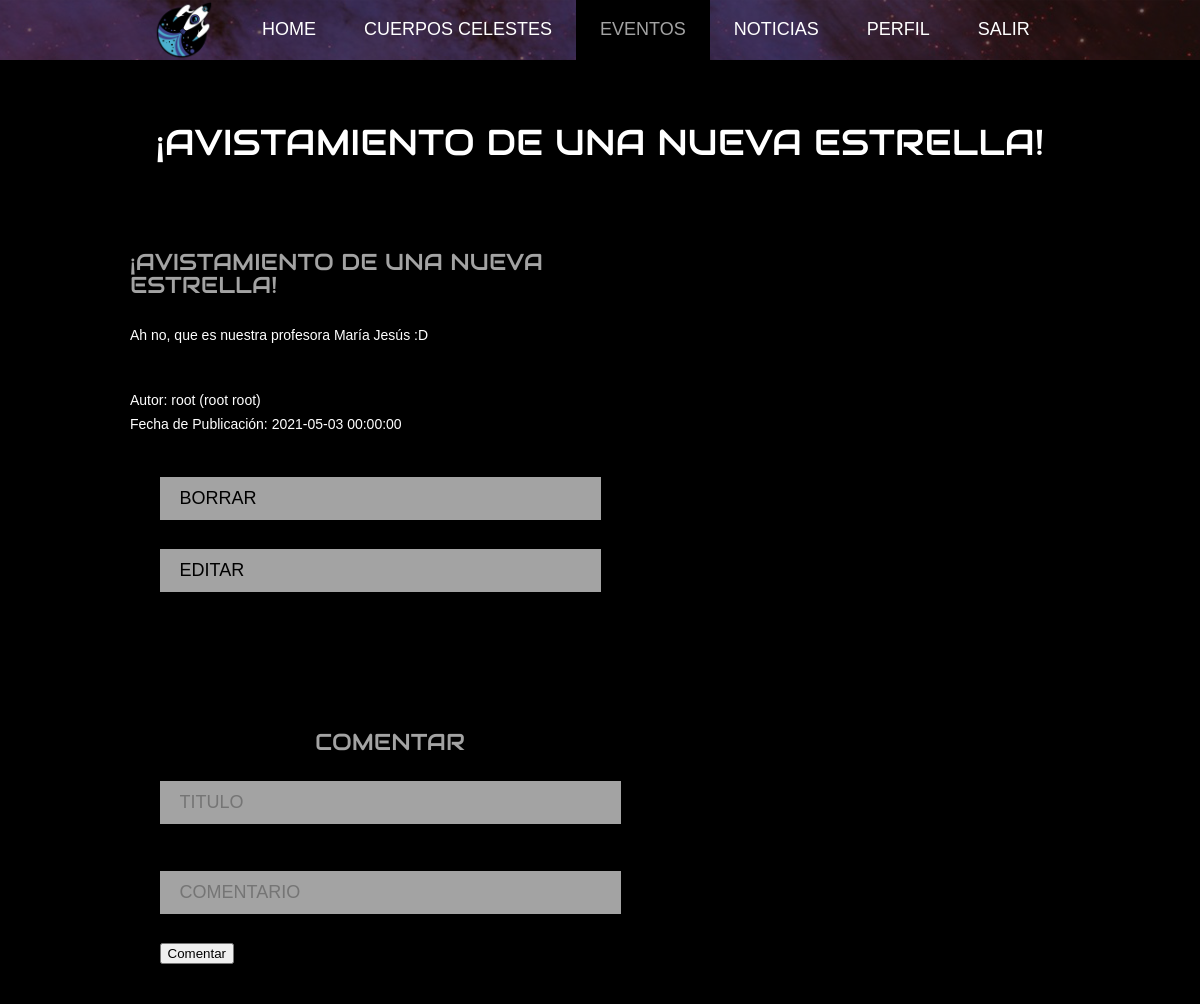
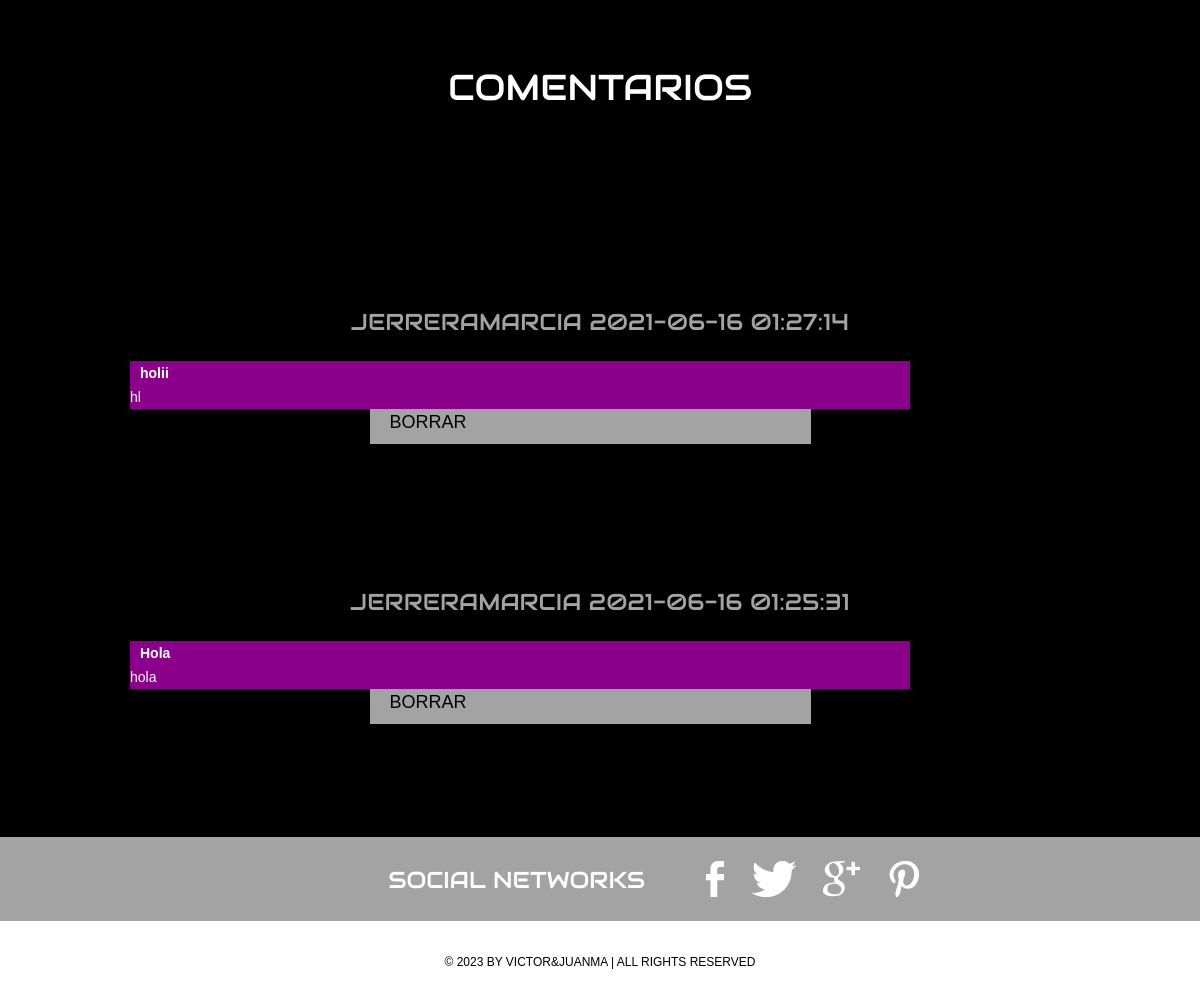
Page /evento.php?idevent=1 (signed in) on the committed database (2 pictures, top to bottom).
### tables this page shows
CREATE TABLE `event` (
  `idevent` int(4) NOT NULL,
  `idpublisher` int(4) NOT NULL,
  `title` varchar(255) NOT NULL,
  `content` varchar(255) NOT NULL,
  `publishmentdate` datetime NOT NULL
);

CREATE TABLE `user` (
  `iduser` int(4) NOT NULL,
  `username` varchar(255) NOT NULL,
  `name` varchar(255) NOT NULL,
  `lastname` varchar(255) NOT NULL,
  `birthdate` date NOT NULL,
  `email` varchar(255) NOT NULL,
  `password` varchar(255) NOT NULL,
  `registerdate` datetime NOT NULL,
  `erasuredate` datetime DEFAULT NULL,
  `admin` tinyint(1) NOT NULL
);

CREATE TABLE `comment` (
  `id` int(4) NOT NULL,
  `title` varchar(255) NOT NULL,
  `text` varchar(255) NOT NULL,
  `commentdate` datetime NOT NULL,
  `creatoruser` int(4) NOT NULL,
  `editoruser` int(4) DEFAULT NULL,
  `idnew` int(4) DEFAULT NULL,
  `idevent` int(4) DEFAULT NULL
);

### evento.php (the view, shortened to what this page needs)
<?php
$db = new database();
$db = $db->connect();
$admin = $_SESSION['admin'];
$idevent = $_GET['idevent'];
$result = mysqli_query($db,"SELECT * FROM event WHERE idevent = '$idevent'");
$var = mysqli_fetch_array($result);
?>
<!doctype html>
<html>
<head>
    <link rel="stylesheet" href="css/style.css" type="text/css">
    <link rel="stylesheet" type="text/css" href="css/mobile.css">
</head>
<body>
<div id="page">
    <div id="header">
        <div>
            <ul id="navigation">
                <li class="menu">
                    <a href="home.php" class="logo2"><img src="images/logo.png" style="max-width: 60px;"></a>
                </li>
                <li class="menu">
                    <a href="home.php">Home</a>
                </li>
                <li class="menu">
                    <a href="cuerposcelestes.php">Cuerpos Celestes</a>
                </li>
                <li class="selected">
                    <a href="eventos.php">Eventos</a>
                </li>
                <li class="menu">
                    <a href="noticias.php">Noticias</a>
                </li>
                <li class="menu">
                    <a href="perfil.php">Perfil</a>
                </li>
            </ul>
            <ul>
                <li class="menu"><a href="logout.php">Salir</a></li>
            </ul>
        </div>
    </div>
    <div id="body">
        <div class="header">
            <div>
                <h1><?php echo $var[2]; ?></h1>
                <ul>
                    <li>
                        <div>
                            <h1><?php echo $var[2]; ?></h1>
                            <p><?php echo $var[3]; ?></p>
                            <p>
                                <?php
                                $resultado = mysqli_query($db,"SELECT * FROM user WHERE iduser = '$var[1]'");
                                $var1 = mysqli_fetch_array($resultado);
                                echo "Autor: ".$var1[1]." (".$var1[2]." ".$var1[3].")<br/>";
                                echo "Fecha de Publicación: ".$var[4];
                                if ($admin == 1){
                                ?>
                                <form method="post" action="borrarevento.php">
                                    <input type="submit" name="borrar" value="Borrar">
                                </form>
                                <form method="post" action="editarevento.php">
                                    <input type="submit" value="Editar">
                                </form>
                            <?php
                                }
                                ?>
                            </p>
                        </div>
                    </li>
                </ul>
                <ul>
                    <li>
                        <h2 style="position: inherit;width: 100%;right: auto;">Comentar</h2>
                        <div id="commentario">
                            <div id="texto">
                                <form method="post" action="comentar.php">
                                    <input type="textarea" id="titulo" name="titulo" maxlength="255" required placeholder="Titulo" style="resize: none"/>>
                                    <input type="textarea" id="comentario" name="comentario" placeholder="Comentario" maxlength="255" required style="resize: none"/>
                                    <button type="submmit" name="comentar">Comentar</button>
                                </form>
                            </div>
                        </div>
                    </li>
                </ul>
                <ul>
                    <div id="mostrarComentarios">
                        <h1>Comentarios</h1>
                        <?php
                        $query = "SELECT * FROM comment WHERE idevent = ".$idevent." ORDER BY id DESC";
                        $salida = $db->query($query);
                        while($arr = mysqli_fetch_array($salida)){
                            $creador = $arr["creatoruser"];
                            $query_2 = "SELECT username FROM user WHERE iduser = ".$creador;
                            $salida_2 = $db->query($query_2);
                            $nombre = mysqli_fetch_array($salida_2);
                            echo "<div >";
                            echo "<h2>".$nombre["username"]." ".$arr["commentdate"]."</h2>";
                            echo "<p style='background-color: darkmagenta;position: absolute;text-align: inherit;'>";
                            echo "<span style='position: relative;align-content: center;left: 10px;left: center;font-weight: bold;'>".$arr["title"]."</span><br>".$arr["text"]."</p>";
                            echo "</div>";
                            if ($admin == 1){
                                ?>
                                <form method="post" action="borrarcomentario.php">
                                    <input type="submit" name="borrarevento" value="Borrar">
                                </form>
                                <?php
                            }
                        }
                        ?>
                    </div>
            </div>
            </div>
        </div>
    </div>
    <div id="footer">
        <div class="connect">
            <div>
                <h1>SOCIAL NETWORKS</h1>
                <div>
                    <a href="https://es-es.facebook.com/" class="facebook">facebook</a>
                    <a href="https://twitter.com/" class="twitter">twitter</a>
                    <a href="https://plus.google.com/" class="googleplus">googleplus</a>
                    <a href="https://www.pinterest.es/" class="pinterest">pinterest</a>
                </div>
            </div>
        </div>
        <div class="footnote">
            <div>
                <p>&copy; 2023 BY VICTOR&JUANMA | ALL RIGHTS RESERVED</p>
            </div>
        </div>
    </div>
</body>
</html>

### rows in the picture
event: title "¡AVISTAMIENTO DE UNA NUEVA ESTRELLA!", content "Ah no, que es nuestra profesora María Jesús :D", publishmentdate "2021-05-03 00:00:00"
user: username "root", name "root", lastname "root"
comment: creatoruser.username "JERRERAMARCIA", commentdate "2021-06-16 01:27:14", title "holii", text "hl"
comment: creatoruser.username "JERRERAMARCIA", commentdate "2021-06-16 01:25:31", title "Hola", text "hola"
